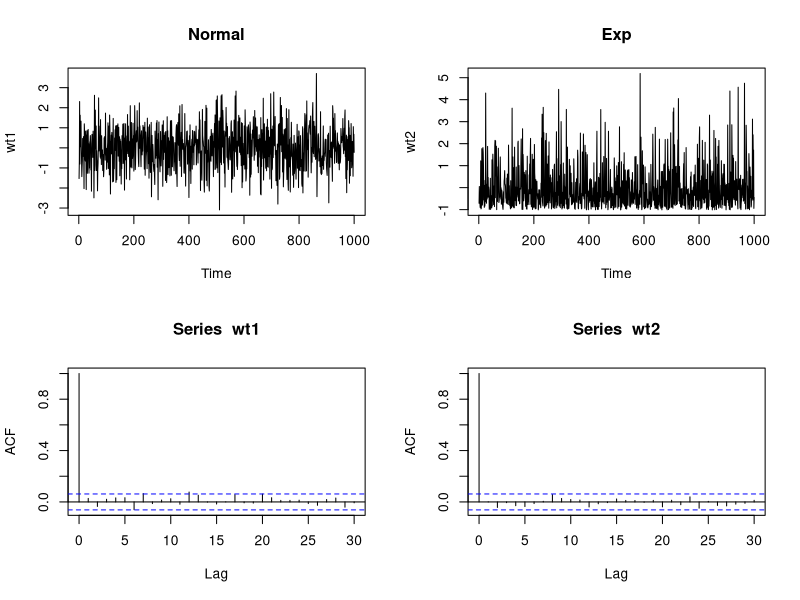

Generate this figure with R: (Note: this script raises an error after producing the figure.)
#Source : https://www.youtube.com/channel/UCpviBv-De2_oeuSU_b968BQ

#Simulate normal/exp WN
w1 <- rnorm(1000,0,1)
w2 <- rexp(1000,1)

#rescale it 
wr1 <- (w1 - mean(w1)) / sqrt(var(w1))
wr2 <- (w2 - mean(w2)) / sqrt(var(w2))

#plot ts and acf's
wt1 <- ts(wr1 , start = 1 , deltat = 1)
wt2 <- ts(wr2,start= 1, deltat = 1)

par(mfrow = c(2,2))

ts.plot(wt1,main='Normal')
ts.plot(wt2,main='Exp')

acf(wt1); acf(wt2)


#Filter to obtain the moving average process 
w1 <- rnorm(502)
w2 <- rexp(502) -1
#set coeficients
a <- c(1,-.5,.2)
a1 <- c(1,.5,.2)

##Simulate MA(3) with Normal/Exp WN

ma2.11 <- filter(w1,filter = a , side=1)
ma2.11 <- ma2.aa[3:505]
ts.plot(ma2.11)

ma2.12 <- filter(w1,filter = a1,side = 1)
ma2.12 <- ma2.12[3:505]
ts.plot(ma2.12)

ma2.21 <- filter(w2, filter=a1,side=1)
ma.21 <- ma2.21[3:505]
ts.plot(ma2.21)

ma2.22 <- filter(w2, filter=a1,side=1)
ma.22 <- ma2.22[3:505]
ts.plot(ma2.22)

#simulate MA(3) with non-stationarty noize
a4 <-c(1,.2,.8,1.2)

ma2.4 <- filter(w1*(2*(1:501)+0.5),filter=a4,side=1)
ma2.4 <- ma2.4[4:505]

ts.plot(ma2.4)


##Nonstationary AR(2)
w2 <- rnorm(1500)
a2 <- c(.8,.2)
ar2 <- filter(w2,filter=a2,method='recursive')
ar2 <- ar2[1251:1500]
ts.plot(ar2)

#Stationary AR(1) process
a1 <- 0.5
ar1 <- filter(w2,filter=a1,method = 'recursive')
ar1 <- ar1[1251:1500]
ts.plot(ar1)

acf(ar2)
acf(ar1)
 


#Causual AR(1) process (|phi| ={.9,-.9,.1,-.1})

a1 <- 0.1
ar1 <- filter(w2, filter = a1,method='recursive')
ar1.1 <- ar1[1251:1500]

a1 <- -0.1
ar1 <- filter(w2, filter = a1,method='recursive')
ar1.2 <- ar1[1251:1500]


a1 <- 0.9
ar1 <- filter(w2, filter = a1,method='recursive')
ar1.3 <- ar1[1251:1500]


a1 <- -0.9
ar1 <- filter(w2, filter = a1,method='recursive')
ar1.4 <- ar1[1251:1500]

ts.plot(ar1.1,main="0.1")
ts.plot(ar1.2,main="-0.1")
ts.plot(ar1.3,main="0.9")
ts.plot(ar1.4,main="-0.9")



#Non-statiunar AR

a5 <- 1.0 + 1e-5
ar5 <- filter(w2, filter = a5,method='recursive')
ar1.5 <- ar5[1251:1500]

a6 <- 1.0 + 1e-4
ar1 <- filter(w2, filter = a6,method='recursive')
ar1.6 <- ar1[1251:1500]

a7 <- 1.0 + 1e-3
ar1 <- filter(w2, filter = a7,method='recursive')
ar1.7 <- ar1[1251:1500]

a8 <- 1.0 + 1e-2
ar1 <- filter(w2, filter = a8,method='recursive')
ar1.8 <- ar1[1251:1500]

ts.plot(ar1.5,main=a5)
ts.plot(ar1.6,main=a5)
ts.plot(ar1.7,main=a5)
ts.plot(ar1.8,main=a5)

par(mar=c(1,1,1,1))

ts.plot(ar5,main=a5)

################################
#ARMA process 
arma22 <- arima.sim(n=500,
                    list(ar=c(.88,-.49),
                         ma=c(-.23,.25)),
                    sd = sqrt(.18))

ts.plot(arma22)
acf(arma22)
pacf(arma22)



########################
####Estimate ARMA parameters
#AR(2) process simulation
w2 <- rnorm(1500)
b <- c(1.2,-0.5)
ar2 <- filter(w2,filter=b,method='recursive')
ar2 <- ar2[1001:1500]

##Fit Linear Regression to AR(2)
data2 <- data.frame(cbind(x1=ar2[1:498],
                          x2=ar2[2:499],
                          y=ar2[3:500]))

model2 <-lm(y~x1+x2,data = data2)
summary(model2)

#Yule-Walker &AR Estimation
coef <- acf(ar2, type ='covariance',plot=FALSE)
Gamma1 <- coef$acf[2:4,,1]
Gammamatrix <- matrix(0,3,3)
for(i in 1:3) {
  if(i>1) {
    Gammamatrix[i,] <- c(coef$acf[i:2,,1],coef$acf[1:(3-i+1)])
          }
  else {
      Gammamatrix[i,] <- coef$acf[1:(3-i+1),,1]
    }
  
}
phi.estim <-solve(Gammamatrix,Gamma1)


